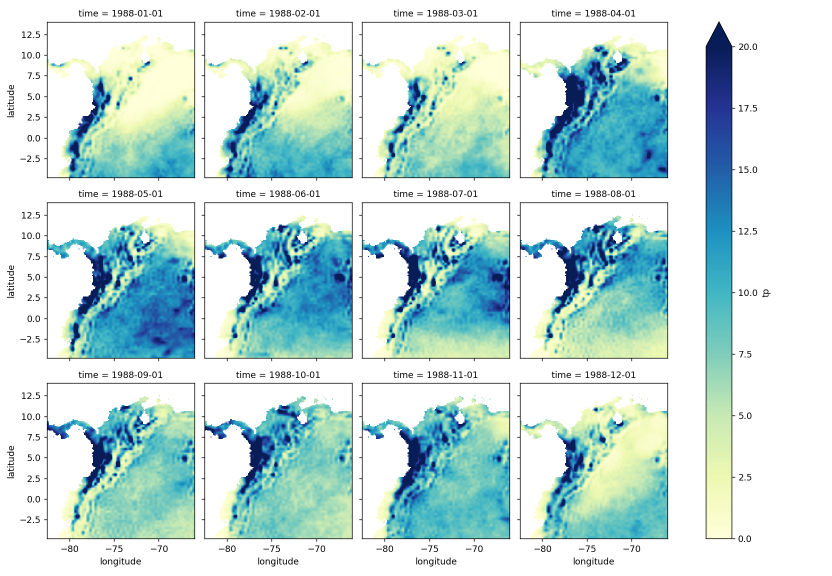
#> input picture .ppoi/1/spi/era5/era5_p_1988.png, 1664 x 1152 px (shown at 1/2 size); its folder holds 4 pictures in this run
$ python gif.py
#> lines starting #> are read from the running program, lines starting #| are printed output that depends on the picture
import glob
from PIL import Image

def make_gif(frame_folder):
#> called with frame_folder = '../../.ppoi/1/spi/era5'
    frame_len = len(glob.glob(f'{frame_folder}/*.png'))
    print('Frames: %d' %frame_len)
    seconds_frame = 1.25
    duration = seconds_frame * 1000  # miliseconds

    frames = [Image.open(image) for image in glob.glob(f'{frame_folder}/*.png')]
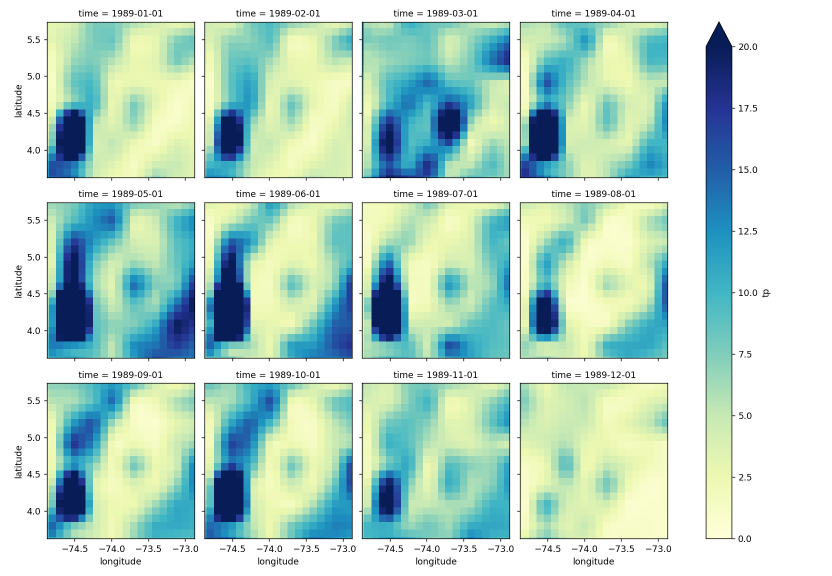
#> input picture .ppoi/1/spi/era5/era5_p_1989.png, 1664 x 1152 px (shown at 1/2 size)
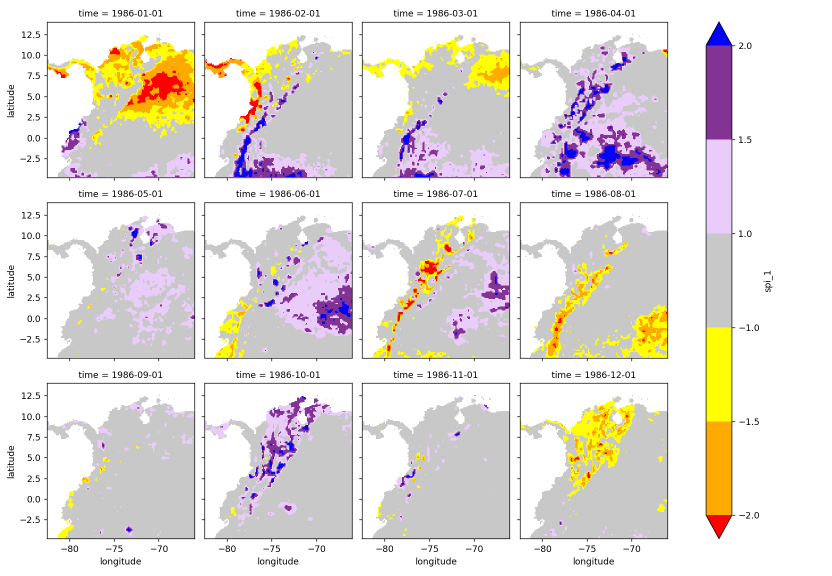
#> input picture .ppoi/1/spi/era5/era5_spi_1_1986.png, 1664 x 1152 px (shown at 1/2 size)
#> frames = 3 items
    frame_one = frames[0]
#> frame_one is the input picture: PIL image 1664x1152 RGBA; mean R, G, B, A 197, 222.7, 220.7, 255
    frame_one.save('my_awesome.gif', format='GIF', append_images=frames,
                   save_all=True, duration=duration, loop=0)


if __name__ == '__main__':
    make_gif('../../.ppoi/1/spi/era5')


# References
# https://www.blog.pythonlibrary.org/2021/06/23/creating-an-animated-gif-with-python/
